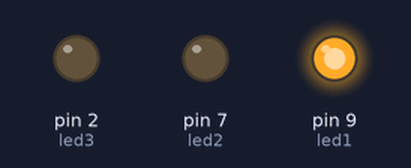
A sketch run on a simulated Arduino Uno, built with avr-gcc and run on an emulated ATmega328P. Shown: output pins drawn as LEDs (lit = HIGH).

Above: at 0.5 s.
At 1.6 s:
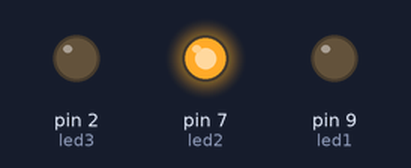
At 3.25 s:
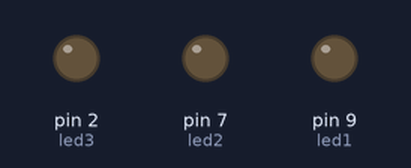
At 6.0 s:
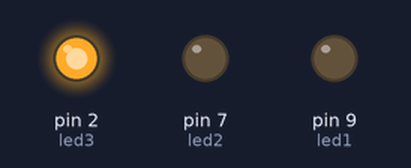
Timing chart, 0 to 7.6 s (numbered marks = the images above):
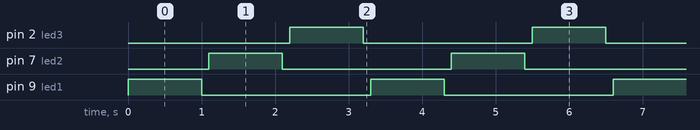

The sketch:

3_led_blink.ino
```cpp
int led1=9;
int led2=7;
int led3=2;


void setup() {
  // put your setup code here, to run once:
  pinMode(led1,OUTPUT);
  pinMode(led2,OUTPUT);
  pinMode(led3,OUTPUT);

}
void myCustomLED(int pin){
  digitalWrite(pin,HIGH);
  delay(1000);
  digitalWrite(pin,LOW);
  delay(100);


}

void loop(){
  myCustomLED(led1);
  myCustomLED(led2);
  myCustomLED(led3);

}
```

Measured:
- by itself, pin 2 (led3), pin 7 (led2), pin 9 (led1): alternates HIGH for 1.0 s and LOW for 2.3 s
- by itself, everything shown: repeats every 3.3 s, in 6 steps
